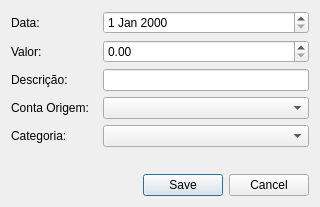
<?xml version="1.0" encoding="UTF-8"?>
<ui version="4.0">
 <class>MovimentacaoWidget</class>
 <widget class="QDialog" name="MovimentacaoWidget">
  <property name="geometry">
   <rect>
    <x>0</x>
    <y>0</y>
    <width>320</width>
    <height>207</height>
   </rect>
  </property>
  <property name="minimumSize">
   <size>
    <width>320</width>
    <height>178</height>
   </size>
  </property>
  <property name="windowTitle">
   <string>Dialog</string>
  </property>
  <layout class="QVBoxLayout" name="verticalLayout">
   <item>
    <layout class="QVBoxLayout" name="layPrincipal" stretch="0">
     <property name="spacing">
      <number>6</number>
     </property>
     <property name="sizeConstraint">
      <enum>QLayout::SizeConstraint::SetMaximumSize</enum>
     </property>
     <item>
      <layout class="QFormLayout" name="layFormulario">
       <property name="horizontalSpacing">
        <number>10</number>
       </property>
       <property name="verticalSpacing">
        <number>6</number>
       </property>
       <item row="0" column="0">
        <widget class="QLabel" name="lblData">
         <property name="text">
          <string>Data:</string>
         </property>
        </widget>
       </item>
       <item row="0" column="1">
        <widget class="QDateEdit" name="dateMovimentacao"/>
       </item>
       <item row="1" column="0">
        <widget class="QLabel" name="lblValor">
         <property name="text">
          <string>Valor:</string>
         </property>
        </widget>
       </item>
       <item row="1" column="1">
        <widget class="QDoubleSpinBox" name="spnValor"/>
       </item>
       <item row="2" column="0">
        <widget class="QLabel" name="lblDescricao">
         <property name="text">
          <string>Descrição:</string>
         </property>
        </widget>
       </item>
       <item row="3" column="0">
        <widget class="QLabel" name="lblPrim">
         <property name="text">
          <string>Conta Origem: </string>
         </property>
        </widget>
       </item>
       <item row="4" column="0">
        <widget class="QLabel" name="lblSecn">
         <property name="text">
          <string>Categoria: </string>
         </property>
        </widget>
       </item>
       <item row="2" column="1">
        <widget class="QLineEdit" name="edtDescricao"/>
       </item>
       <item row="3" column="1">
        <widget class="QComboBox" name="cmbPrim"/>
       </item>
       <item row="4" column="1">
        <widget class="QComboBox" name="cmbSecn"/>
       </item>
      </layout>
     </item>
    </layout>
   </item>
   <item>
    <widget class="QDialogButtonBox" name="bbMovimentacao">
     <property name="orientation">
      <enum>Qt::Orientation::Horizontal</enum>
     </property>
     <property name="standardButtons">
      <set>QDialogButtonBox::StandardButton::Cancel|QDialogButtonBox::StandardButton::Save</set>
     </property>
    </widget>
   </item>
  </layout>
 </widget>
 <resources/>
 <connections/>
</ui>
